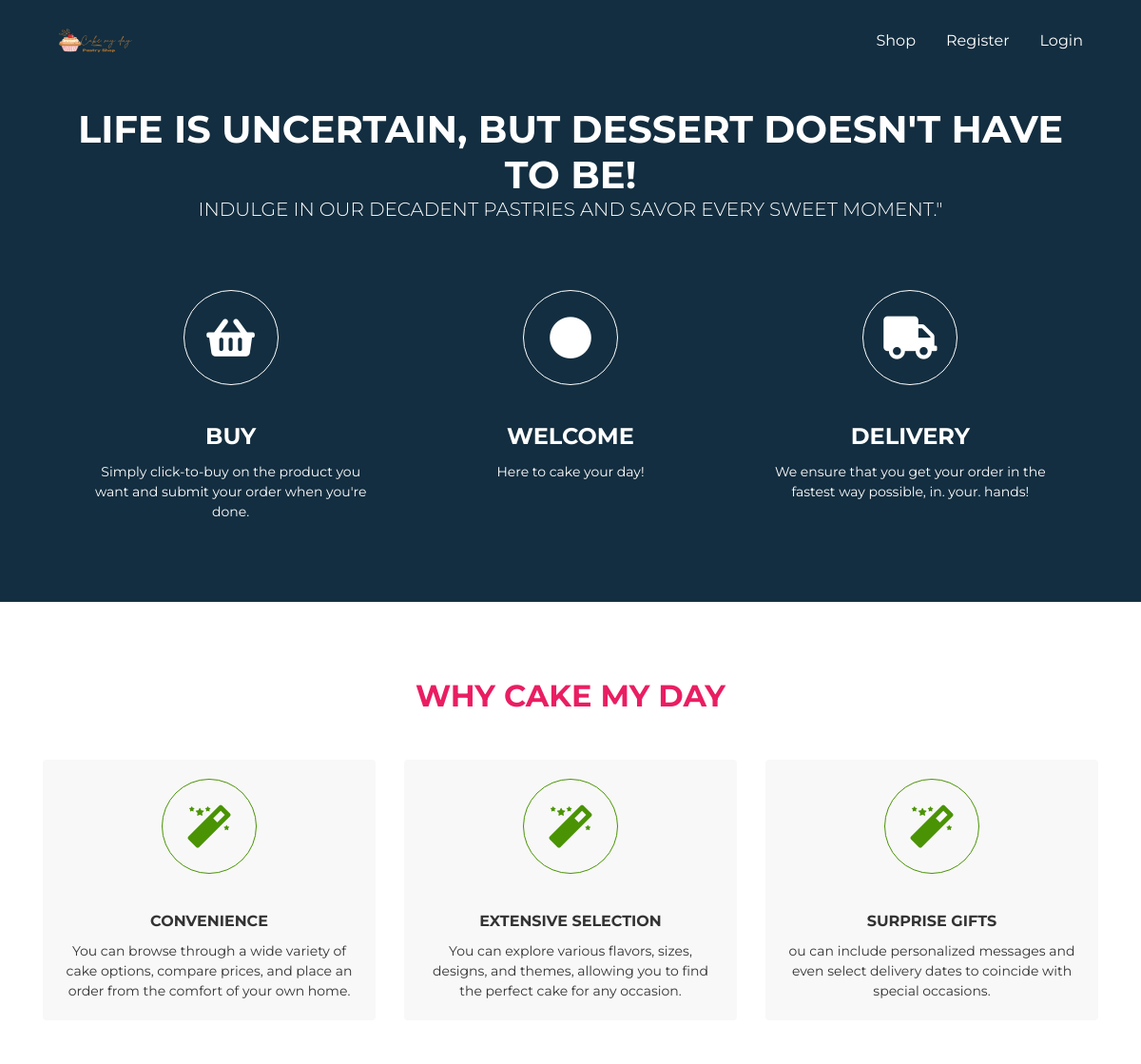
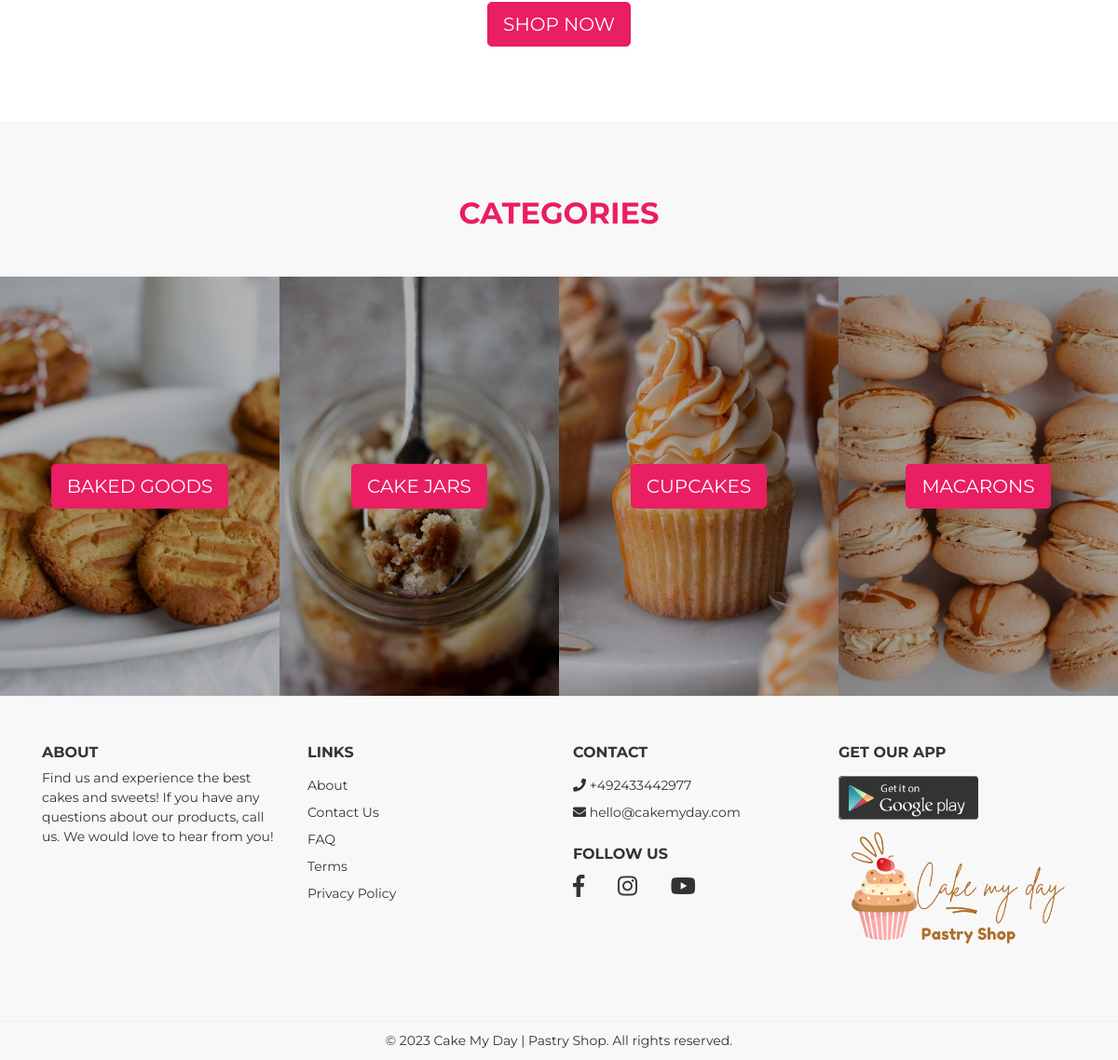
The page / on the database its author committed (2 pictures, top to bottom).
### tables this page shows
CREATE TABLE `categories` (
  `id` int(3) NOT NULL,
  `name` varchar(200) NOT NULL,
  `image` varchar(200) NOT NULL,
  `icon` varchar(200) NOT NULL,
  `description` varchar(200) NOT NULL,
  `created_at` timestamp NOT NULL DEFAULT current_timestamp()
);

### index.php (the view, shortened to what this page needs)
<?php require "includes/header.php"; ?>
<?php require "config/config.php"; ?>
<?php
$categories = $conn -> query("SELECT * FROM categories");
$categories->execute();
$allCategories = $categories->fetchAll(PDO::FETCH_OBJ);
?>
    <div id="page-content" class="page-content">
        <div class="banner">
            <div class="jumbotron jumbotron-video text-center bg-dark mb-0 rounded-0">
                <video width="100%" preload="auto" loop autoplay muted>
                    <source src='assets/media/indexvideo.mp4' type='video/mp4' />
                </video>
                <div class="container">
                    <h1 class="pt-5">
                        Life is uncertain, but dessert doesn't have to be!
                    <p class="lead">
                        Indulge in our decadent pastries and savor every sweet moment."
                    </h1>
                    <div class="row">
                        <div class="col-md-4">
                            <div class="card border-0 text-center">
                                <div class="card-icon">
                                    <div class="card-icon-i">
                                        <i class="fa fa-shopping-basket"></i>
                                    </div>
                                </div>
                                <div class="card-body">
                                    <h4 class="card-title">
                                        Buy
                                    </h4>
                                    <p class="card-text">
                                        Simply click-to-buy on the product you want and submit your order when you're done.
                                    </p>
                                </div>
                            </div>
                        </div>
                        <div class="col-md-4">
                            <div class="card border-0 text-center">
                                <div class="card-icon">
                                    <div class="card-icon-i">
                                        <i class="fas fa-circle"></i>
                                    </div>
                                </div>
                                <div class="card-body">
                                    <h4 class="card-title">
                                        Welcome
                                    </h4>
                                    <p class="card-text">
                                        Here to cake your day!
                                    </p>
                                </div>
                            </div>
                        </div>
                        <div class="col-md-4">
                            <div class="card border-0 text-center">
                                <div class="card-icon">
                                    <div class="card-icon-i">
                                        <i class="fa fa-truck"></i>
                                    </div>
                                </div>
                                <div class="card-body">
                                    <h4 class="card-title">
                                        Delivery
                                    </h4>
                                    <p class="card-text">
                                        We ensure that you get your order in the fastest way possible, in. your. hands!
                                    </p>
                                </div>
                            </div>
                        </div>
                    </div>
                </div>
            </div>
        </div>
        <section id="why">
            <h2 class="title">Why Cake My Day</h2>
            <div class="container">
                <div class="row">
                    <div class="col-md-4">
                        <div class="card border-0 text-center gray-bg">
                            <div class="card-icon">
                                <div class="card-icon-i text-success">
                                    <i class="fas fa-magic"></i>
                                </div>
                            </div>
                            <div class="card-body">
                                <h4 class="card-title">
                                    Convenience
                                </h4>
                                <p class="card-text">
                                    You can browse through a wide variety of cake options, compare prices, and place an order from the comfort of your own home.
                                </p>
                            </div>
                        </div>
                    </div>
                    <div class="col-md-4">
                        <div class="card border-0 text-center gray-bg">
                            <div class="card-icon">
                                <div class="card-icon-i text-success">
                                    <i class="fa fa-magic"></i>
                                </div>
                            </div>
                            <div class="card-body">
                                <h4 class="card-title">
                                    Extensive Selection
                                </h4>
                                <p class="card-text">
                                     You can explore various flavors, sizes, designs, and themes, allowing you to find the perfect cake for any occasion.
                                </p>
                            </div>
                        </div>
                    </div>
                    <div class="col-md-4">
                        <div class="card border-0 text-center gray-bg">
                            <div class="card-icon">
                                <div class="card-icon-i text-success">
                                    <i class="fas fa-magic"></i>
                                </div>
                            </div>
                            <div class="card-body">
                                <h4 class="card-title">
                                    Surprise Gifts
                                </h4>
                                <p class="card-text">
                                    ou can include personalized messages and even select delivery dates to coincide with special occasions.
                                </p>
                            </div>
                        </div>
                    </div>
                    <div class="col-md-12 mt-5 text-center">
                        <a href="shop.php" class="btn btn-primary btn-lg">SHOP NOW</a>
                    </div>
                </div>
            </div>
        </section>
        <section id="categories" class="pb-0 gray-bg">
            <h2 class="title">Categories</h2>
            <div class="landing-categories owl-carousel">
                <?php  foreach($allCategories as $category) :  ?>
                <div class="item">
                    <div class="card rounded-0 border-0 text-center">
                        <div class="card-img-overlay d-flex align-items-center justify-content-center">
                            <a href="shop.php" class="btn btn-primary btn-lg"><?php echo $category->name; ?></a>
                        </div>
                    </div>
                </div>
                <?php endforeach; ?>
            </div>
        </section>
    </div>
<?php require "includes/footer.php" ?>

### includes/header.php (shortened to what this page needs)
<!DOCTYPE html>
<html>
<head>
    <link href="<?php echo APPURL; ?>/assets/fonts/sb-bistro/sb-bistro.css" rel="stylesheet" type="text/css">
    <link href="<?php echo APPURL; ?>/assets/fonts/font-awesome/font-awesome.css" rel="stylesheet" type="text/css">
    <link rel="stylesheet" type="text/css" media="all" href="<?php echo APPURL; ?>/assets/packages/bootstrap/bootstrap.css">
    <link rel="stylesheet" type="text/css" media="all" href="<?php echo APPURL; ?>/assets/packages/o2system-ui/o2system-ui.css">
    <link rel="stylesheet" type="text/css" media="all" href="<?php echo APPURL; ?>/assets/packages/owl-carousel/owl-carousel.css">
    <link rel="stylesheet" type="text/css" media="all" href="<?php echo APPURL; ?>/assets/packages/cloudzoom/cloudzoom.css">
    <link rel="stylesheet" type="text/css" media="all" href="<?php echo APPURL; ?>/assets/packages/thumbelina/thumbelina.css">
    <link rel="stylesheet" type="text/css" media="all" href="<?php echo APPURL; ?>/assets/packages/bootstrap-touchspin/bootstrap-touchspin.css">
    <link rel="stylesheet" type="text/css" media="all" href="<?php echo APPURL; ?>/assets/css/theme.css">
</head>
<body>
    <div class="page-header">
        <nav class="navbar fixed-top navbar-expand-md navbar-dark bg-transparent" id="page-navigation">
            <div class="container">
                <a href="<?php echo APPURL; ?>/index.php" class="navbar-brand">
                    <img src="<?php echo APPURL; ?>/assets/img/logo/logoindex.png" alt="">
                </a>
                <div class="collapse navbar-collapse" id="navbarcollapse">
                    <ul class="navbar-nav ml-auto">
                        <li class="nav-item">
                            <a href="<?php echo APPURL; ?>/shop.php" class="nav-link">Shop</a>
                        </li>
                        <?php if(!isset($_SESSION['username'])) : ?>
                        <li class="nav-item">
                            <a href="<?php echo APPURL; ?>/auth/register.php" class="nav-link">Register</a>
                        </li>
                        <li class="nav-item">
                            <a href="<?php echo APPURL; ?>/auth/login.php" class="nav-link">Login</a>
                        </li>
                        <?php endif ?>
                    </ul>
                </div>
            </div>
        </nav>
    </div>

### includes/footer.php (shortened to what this page needs)
<footer>
        <div class="container">
            <div class="row">
                <div class="col-md-3">
                    <h5>About</h5>
                    <p>Find us and experience the best cakes and sweets! If you have any questions about our products, call us. We would love to hear from you!</p>
                </div>
                <div class="col-md-3">
                    <h5>Links</h5>
                    <ul>
                        <li>
                            <a href="about.php">About</a>
                        </li>
                        <li>
                            <a href="contact.php">Contact Us</a>
                        </li>
                        <li>
                            <a href="faq.php">FAQ</a>
                        </li>
                        <li>
                            <a href="terms.php">Terms</a>
                        </li>
                        <li>
                            <a href="privacy.php">Privacy Policy</a>
                        </li>
                    </ul>
                </div>
                <div class="col-md-3">
                <h5>Contact</h5>
                     <ul>
                         <li>
                            <a href="tel:+620892738334"><i class="fa fa-phone"></i> +492433442977</a>
                        </li>
                        <li>
                            <a href="mailto:hello@domain.com"><i class="fa fa-envelope"></i> hello@cakemyday.com</a>
                         </li>
                     </ul>
                     <h5>Follow Us</h5>
                     <ul class="social">
                         <li>
                            <a href="javascript:void(0)" target="_blank"><i class="fab fa-facebook-f"></i></a>
                         </li>
                         <li>
                            <a href="javascript:void(0)" target="_blank"><i class="fab fa-instagram"></i></a>
                         </li>
                         <li>
                            <a href="javascript:void(0)" target="_blank"><i class="fab fa-youtube"></i></a>
                         </li>
                     </ul>
                </div>
                <div class="col-md-3">
                     <h5>Get Our App</h5>
                     <ul class="mb-0">
                         <li class="download-app">
                             <a href="#"><img src="<?php echo APPURL; ?>/assets/img/playstore.png"></a>
                         </li>
                         <li style="height: 200px">
                             <div class="mockup">
                                 <img src="<?php echo APPURL; ?>/assets/img/website_Logo.PNG">
                             </div>
                         </li>
                     </ul>
                </div>
            </div>
        </div>
        <p class="copyright">&copy; 2023 Cake My Day | Pastry Shop. All rights reserved.</p>
    </footer>
</body>
</html>

### assets/packages/o2system-ui/o2system-ui.css (style rules this page uses)
.bg-transparent { background:transparent !important;box-shadow:none }
.bg-dark { background:#132e40 !important }
body { color:#333;font-size:14px;font-family:"Oxygen", "Helvetica Neue", Arial, sans-serif }
a { text-decoration:none !important;outline:0 !important }
input,select,.btn,.form-control,.dropdown-menu,.input-group-text { font-size:0.8rem }
.btn-lg,.btn-group-lg>.btn,.form-control-lg { font-size:1.25rem }
.btn-primary { color:#FFF;background-color:#3783b5;border-color:#3783b5 }
.card .card-img-overlay { color:#fff;background:rgba(0,0,0,0.3) }
.card .card-icon { text-align:center;padding:20px 0 }
.card .card-icon .card-icon-i { margin:0 auto;width:100px;height:100px;overflow:hidden;border-radius:50%;text-align:center;border:1px solid rgba(0,0,0,0.125) }
.card .card-icon .card-icon-i i,.card .card-icon .card-icon-i span { font-size:45px;line-height:100px }
.jumbotron { padding:4rem }
.jumbotron.jumbotron-video { position:relative;z-index:2;overflow:hidden }
.jumbotron.jumbotron-video video { position:absolute;top:0;right:0;bottom:0;left:0;overflow:hidden;z-index:1;width:100% }
.jumbotron.jumbotron-video h1,.jumbotron.jumbotron-video p { z-index:5;position:relative;color:#FFF }

### assets/css/theme.css (style rules this page uses)
body { color: #333333; font-size: 14px; font-family: "Montserrat", "Helvetica Neue", Arial, sans-serif; background: #fff; }
h1, h2, h3, h4, h5, h6 { text-transform: uppercase !important; font-weight: 700 !important; }
.btn-primary { background: #E91E63; border-color: #E91E63; }
.gray-bg { background: #f8f8f8; }
section { padding: 80px 0; }
section .card-title { font-size: 1rem; }
.title { text-align: center; color: #E91E63; margin-bottom: 3rem; }
.text-success { color: #4A9304 !important; }
.page-header .navbar .navbar-brand img { height: 60px; }
.page-header .navbar .navbar-nav .nav-link { color: #FFF; font-size: 1rem; padding-right: 1rem; padding-left: 1rem; }
.banner .jumbotron { margin-bottom: 0; }
.banner .jumbotron .container { position: relative; z-index: 5; }
.banner .jumbotron .container .card { margin-top: 2.3rem; z-index: 5; background-color: transparent; }
.banner .jumbotron .container .card .card-icon .card-icon-i { border-color: #FFF; color: #FFF; }
.banner .jumbotron .container .card .card-icon .card-icon-i i { color: #FFF; }
.banner .jumbotron .container .card .card-body .card-title { color: #FFF; text-transform: uppercase; }
.card .card-icon-i.text-success { border-color: #4A9304; }
footer { background-color: #f8f8f8; padding: 50px 0; padding-bottom: 0; border-top: 1px solid #eee; }
footer h5 { font-size: 1rem; font-weight: 400; }
footer ul { padding: 0; margin: 0; list-style: none; margin-bottom: 1rem; position: relative; overflow: hidden; }
footer ul li { display: block; margin: 0.5rem 0; }
footer ul li a { color: #333333; }
footer ul li.download-app { width: 150px; overflow: hidden; border-radius: 4px; background-color: #333; }
footer ul li.download-app img { width: 152px; height: auto; }
footer ul li .mockup { position: absolute; }
footer ul li .mockup img { width: 100%; }
footer ul.social li { display: inline-block; margin: 0.5rem 1rem; margin-top: 0; }
footer ul.social li a { font-size: 1.5rem; }
footer ul.social li:first-child { margin-left: 0; }
footer .copyright { margin: 0; padding: 10px; text-align: center; border-top: 1px solid #eee; }

### rows shown on the page
categories: name "BAKED GOODS"
categories: name "CAKE JARS"
categories: name "CUPCAKES"
categories: name "MACARONS"
